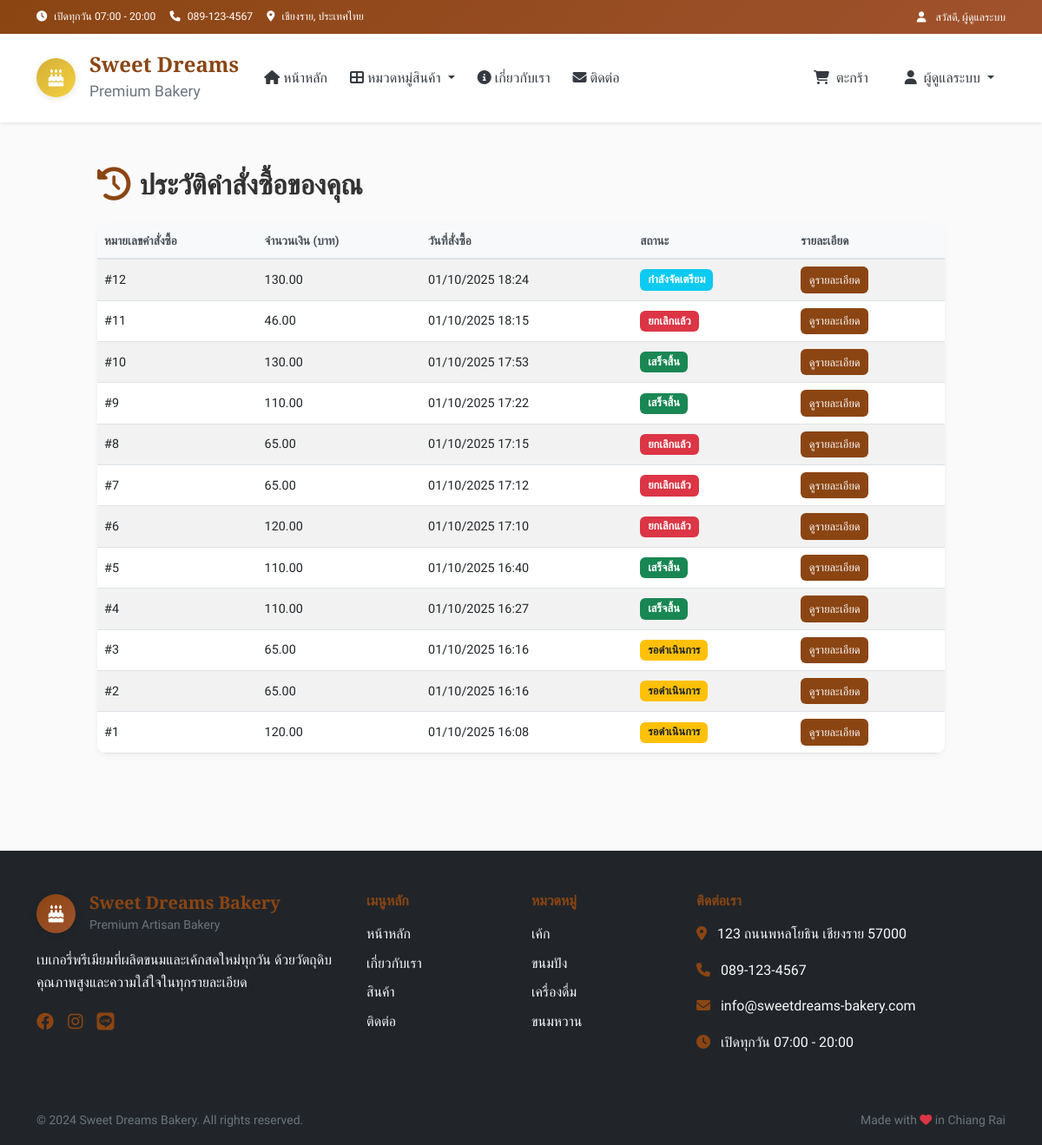
The page /order_history (signed in) on the database as committed earlier.
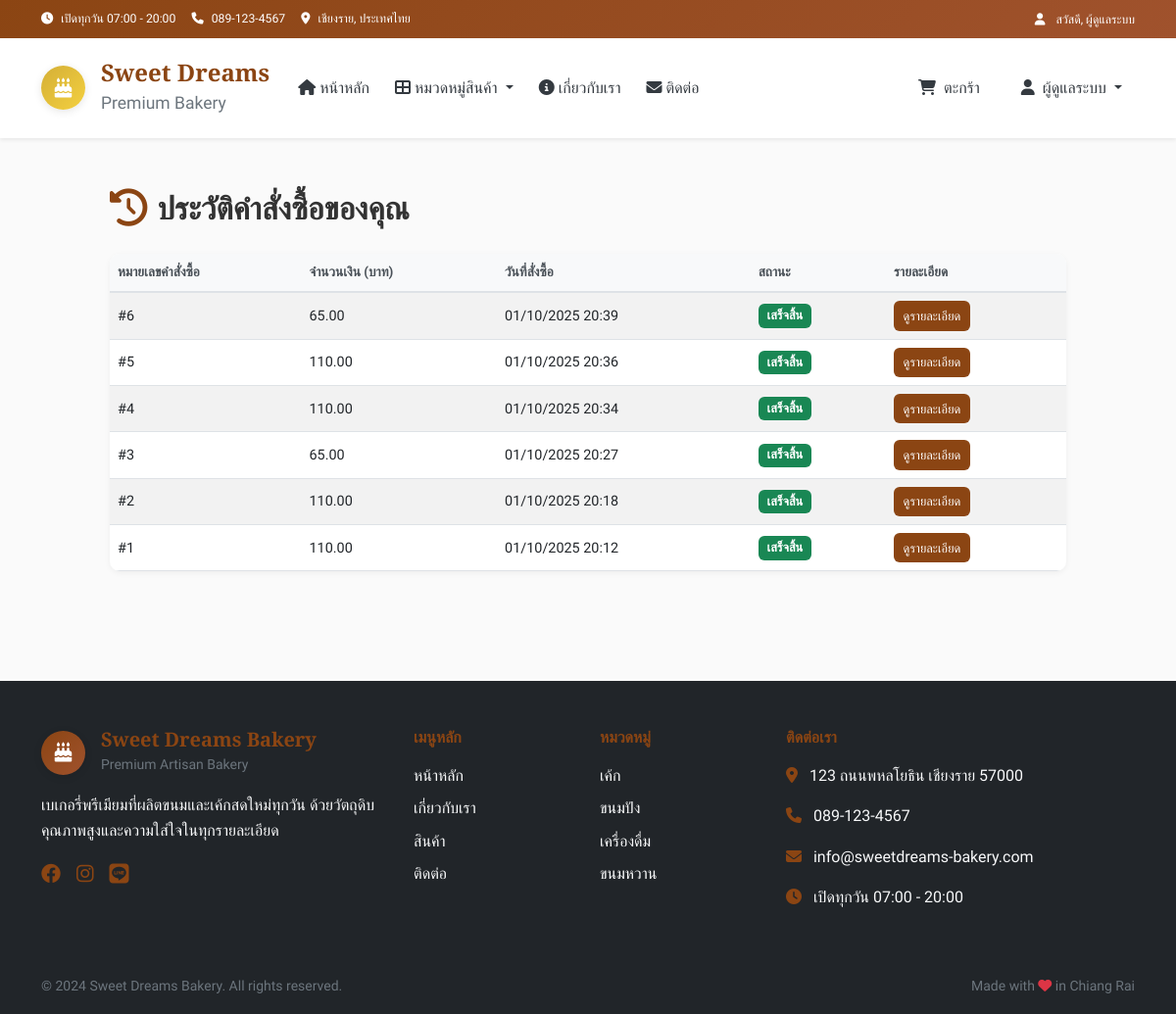
The same page on the database as committed later.
### tables this page shows
CREATE TABLE orders (
        id INTEGER PRIMARY KEY AUTOINCREMENT,
        user_id INTEGER,
        total_amount DECIMAL(10,2) NOT NULL,
        status TEXT DEFAULT 'pending',
        customer_name TEXT NOT NULL,
        customer_phone TEXT NOT NULL,
        customer_address TEXT,
        cancelled_at DATETIME,
        payment_method TEXT DEFAULT 'cod',
        notes TEXT,
        delivery_method TEXT DEFAULT 'delivery',
        created_at TIMESTAMP DEFAULT CURRENT_TIMESTAMP,
        FOREIGN KEY (user_id) REFERENCES users (id)
    );

CREATE TABLE categories (
        id INTEGER PRIMARY KEY AUTOINCREMENT,
        name TEXT UNIQUE NOT NULL,
        name_en TEXT,
        icon TEXT,
        description TEXT,
        display_order INTEGER DEFAULT 0
    );

### app.py (the view)
@app.route("/order_history")
def order_history():
    user_id = session.get("user_id")
    is_admin = session.get("is_admin", False)  # สมมติคุณเก็บสิทธิ์แอดมินใน session
    if not user_id:
        return redirect(url_for("login"))
    conn = get_db_connection()
    if is_admin:
        orders = conn.execute("""
            SELECT o.*, u.username
            FROM orders o
            JOIN users u ON o.user_id = u.id
            ORDER BY o.created_at DESC
        """).fetchall()
    else:
        orders = conn.execute("""
            SELECT * FROM orders
            WHERE user_id = ?
            ORDER BY created_at DESC
        """, (user_id,)).fetchall()
    conn.close()
    return render_template("order_history.html", orders=orders, is_admin=is_admin)

### app.py (called while the page is built)
@app.template_filter('to_bangkok')
def to_bangkok_filter(value, fmt='%d/%m/%Y %H:%M'):
    if not value:
        return "N/A"
    if isinstance(value, str):
        try:
            value = datetime.fromisoformat(value)
        except ValueError:
            return value
    dt = value.replace(tzinfo=ZoneInfo("UTC")).astimezone(ZoneInfo("Asia/Bangkok"))
    return dt.strftime(fmt)

def get_db_connection():
    conn = sqlite3.connect(DB_NAME)
    conn.row_factory = sqlite3.Row
    return conn

def get_categories():
    conn = get_db_connection()
    categories = conn.execute(
        "SELECT * FROM categories ORDER BY display_order"
    ).fetchall()
    conn.close()
    return categories

def get_cart_total():
    cart = session.get('cart', {})
    total_items = sum(item['quantity'] for item in cart.values())
    total_price = sum(item['quantity'] * item['price'] for item in cart.values())
    return total_items, total_price

### templates/order_history.html (shortened to what this page needs)
{% extends "layout.html" %}
{% block extra_css %}
<link rel="stylesheet" href="{{ url_for('static', filename='css/orders_history.css') }}">
{% endblock %}
{% block content %}
<div class="orders-history-page">
    <div class="container py-5">
        <h2 class="mb-4">
            {% if is_admin %}
                รายการคำสั่งซื้อทั้งหมด
            {% else %}
                ประวัติคำสั่งซื้อของคุณ
            {% endif %}
        </h2>
        {% if orders %}
        <table class="table table-striped align-middle">
            <thead>
                <tr>
                    <th>หมายเลขคำสั่งซื้อ</th>
                    <th>จำนวนเงิน (บาท)</th>
                    <th>วันที่สั่งซื้อ</th>
                    <th>สถานะ</th>
                    <th>รายละเอียด</th>
                </tr>
            </thead>
            <tbody>
                {% for order in orders %}
                <tr>
                    <td>#{{ order.id }}</td>
                    <td>{{ "%.2f"|format(order.total_amount) }}</td>
                    <td>{{ order.created_at | to_bangkok }}</td>
                    <td>
                        {% if order.status == 'pending' %}
                            <span class="badge bg-warning text-dark">รอดำเนินการ</span>
                        {% elif order.status == 'processing' %}
                            <span class="badge bg-info text-white">กำลังจัดเตรียม</span>
                        {% elif order.status == 'completed' %}
                            <span class="badge bg-success text-white">เสร็จสิ้น</span>
                        {% elif order.status == 'cancelled' %}
                            <span class="badge bg-danger text-white">ยกเลิกแล้ว</span>
                        {% else %}
                            <span class="badge bg-secondary text-white">{{ order.status }}</span>
                        {% endif %}
                    </td>
                    <td>
                        <a href="{{ url_for('order_detail', order_id=order.id) }}" class="btn btn-sm btn-primary">
                            ดูรายละเอียด
                        </a>
                    </td>
                </tr>
                {% endfor %}
            </tbody>
        </table>
        {% else %}
        <p>{% if is_admin %}ยังไม่มีคำสั่งซื้อใด{% else %}คุณยังไม่มีคำสั่งซื้อ{% endif %}</p>
        {% endif %}
    </div>
</div>
{% endblock %}

### templates/layout.html (shortened to what the changed rows need)
<!DOCTYPE html>
<html lang="th" data-bs-theme="light">
<head>
    <link href="https://cdn.jsdelivr.net/npm/bootstrap@5.0.2/dist/css/bootstrap.min.css" rel="stylesheet">
    <link rel="stylesheet" href="https://cdnjs.cloudflare.com/ajax/libs/font-awesome/6.4.0/css/all.min.css">
    <link rel="stylesheet" href="{{ url_for('static', filename='css/main.css') }}">
    {% if session.get('role') == 'admin' %}
    <link rel="stylesheet" href="{{ url_for('static', filename='css/admin.css') }}">
    {% endif %}
    {% block extra_css %}{% endblock %}
</head>
<body>
    <main>
        {% block content %}{% endblock %}
    </main>
    <footer class="bg-dark text-white mt-5">
        <div class="container py-5">
            <div class="row gy-4">
                <div class="col-lg-2 col-md-6">
                    <ul class="list-unstyled">
                        {% if categories %}
                            {% for category in categories[:4] %}
                            <li class="mb-2">
                                <a href="{{ url_for('category_by_id', category_id=category.id) }}" class="text-light text-decoration-none">
                                    {{ category.name }}
                                </a>
                            </li>
                            {% endfor %}
                        {% endif %}
                    </ul>
                </div>
            </div>
        </div>
    </footer>
</body>
</html>

Rows that differ between the two databases and show on the page:
removed orders: id "12", total_amount "130.00", created_at|to_bangkok "01/10/2025 18:24", status "กำลังจัดเตรียม"
removed orders: id "11", total_amount "46.00", created_at|to_bangkok "01/10/2025 18:15", status "ยกเลิกแล้ว"
removed orders: id "10", total_amount "130.00", created_at|to_bangkok "01/10/2025 17:53", status "เสร็จสิ้น"
removed orders: id "9", total_amount "110.00", created_at|to_bangkok "01/10/2025 17:22", status "เสร็จสิ้น"
removed orders: id "8", total_amount "65.00", created_at|to_bangkok "01/10/2025 17:15", status "ยกเลิกแล้ว"
removed orders: id "7", total_amount "65.00", created_at|to_bangkok "01/10/2025 17:12", status "ยกเลิกแล้ว"
changed orders id 6: total_amount "120.00" → "65.00"; created_at|to_bangkok "01/10/2025 17:10" → "01/10/2025 20:39"; status "ยกเลิกแล้ว" → "เสร็จสิ้น"
changed orders id 5: created_at|to_bangkok "01/10/2025 16:40" → "01/10/2025 20:36"
changed orders id 4: created_at|to_bangkok "01/10/2025 16:27" → "01/10/2025 20:34"
changed orders id 3: created_at|to_bangkok "01/10/2025 16:16" → "01/10/2025 20:27"; status "รอดำเนินการ" → "เสร็จสิ้น"
changed orders id 2: total_amount "65.00" → "110.00"; created_at|to_bangkok "01/10/2025 16:16" → "01/10/2025 20:18"; status "รอดำเนินการ" → "เสร็จสิ้น"
changed orders id 1: total_amount "120.00" → "110.00"; created_at|to_bangkok "01/10/2025 16:08" → "01/10/2025 20:12"; status "รอดำเนินการ" → "เสร็จสิ้น"
